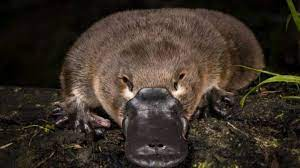
#> input picture images/ornitorrinco_original.jpg, 300 x 168 px
$ python flip_topbottom.py
#> lines starting #> are read from the running program, lines starting #| are printed output that depends on the picture
from PIL import Image

# Carrega a imagem desejada
imagem = Image.open("images/ornitorrinco_original.jpg")
#> imagem is the input picture: PIL image 300x168 RGB; mean R, G, B 59.2, 48.8, 40

# Inverte a imagem na vertical
imagem_invertida = imagem.transpose(Image.FLIP_TOP_BOTTOM)
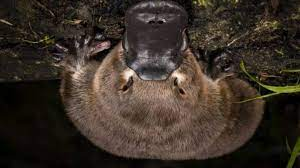
#> imagem_invertida: PIL image 300x168 RGB; mean R, G, B 59.2, 48.8, 40

# Salva a imagem resultante
imagem_invertida.save("images/ornitorrinco_flip_topbottom.jpg")
